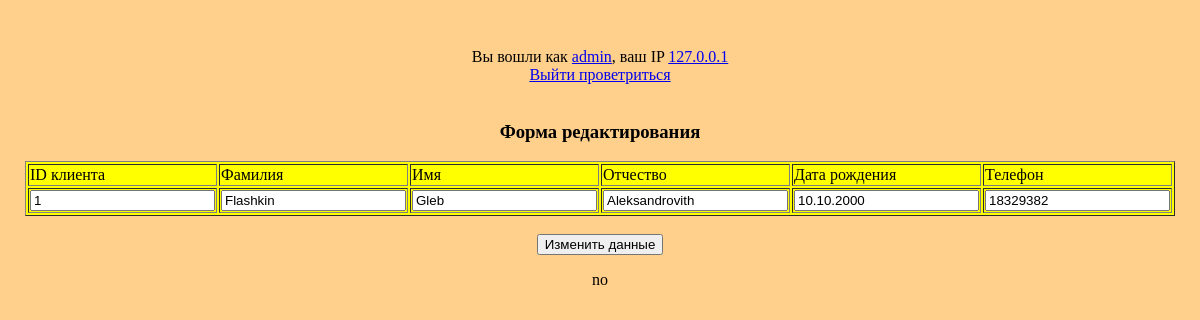
Screenshot of /update.php?ID_klient=1 (signed in) with the database file from the repository.
### tables this page shows
CREATE TABLE `klient` (
  `family` varchar(30) NOT NULL,
  `name` varchar(30) NOT NULL,
  `ot4estvo` varchar(30) NOT NULL,
  `telefon` varchar(12) NOT NULL,
  `birthdate` varchar(30) NOT NULL,
  `ID_klient` int(10) NOT NULL
);

### update.php (the view, shortened to what this page needs)
<?php
require_once "config.php";
?>
<html>
<head>
	<link rel="stylesheet" type="text/css" href="style.css">
</head>
<body>
<div align="center">
<?php
if (!isset($_GET['ID_klient']))	{}
else{
$id=$_GET['ID_klient'];
$s = $connect_mysql_base->query("SELECT * FROM klient WHERE (ID_klient='$id') ") or die($connect_mysql_base->connect_error);
$f = $s->fetch_array();
?>
	<form name="update" method="post" action="set_update.php">
	<h3>Форма редактирования</h3>
		<table border='1' width='40%' bgcolor='yellow'>
			<tr><td>ID клиента</td><td>Фамилия</td><td>Имя</td><td>Отчество</td><td>Дата рождения</td><td>Телефон</td></tr>
			<tr>
				<td align="center"> <input type="text" readonly name="ID_klient" value="<?php echo $f['ID_klient']; ?>"> </td>
				<td align="center"> <input type="text" name="Family" value="<?php echo $f['family']; ?>"> </td>
				<td align="center"> <input type="text" name="Name" value="<?php echo $f['name']; ?>"> </td>
				<td align="center"> <input type="text" name="ot4estvo" value="<?php echo $f['ot4estvo']; ?>"> </td>
				<td align="center"> <input type="text" name="BirthDate" value="<?php echo $f['birthdate']; ?>"> </td>
				<td align="center"> <input type="text" name="Telefon" value="<?php echo $f['telefon']; ?>"> </td>
			</tr>
		</table>
		<br><input type="submit" value="Изменить данные">
	</form>
</div>
<?php
}
if (!isset($_POST['change_pass'])) {echo "no";}
?>
</body>
</html>

### style.css (style rules this page uses)
body { position:relative; top: 40px; background:#FFCF8C; color:#000000; text-align:center; #border-radius: 98px 98px 98px 98px; }

### rows the page displays
klient: ID_klient "1", Family "Flashkin", Name "Gleb", ot4estvo "Aleksandrovith", BirthDate "10.10.2000", Telefon "18329382"

### other values shown
$current_user "admin"
$client_ip "127.0.0.1"
$otvet "Выйти проветриться"
